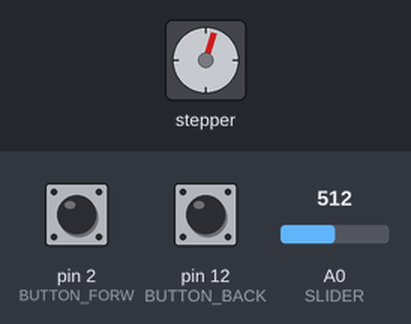
Simulated run of this sketch. Board: Arduino Uno, built with avr-gcc and run on an emulated ATmega328P. Shown: stepper motor. The inputs (shaded band) are chosen by the test bench; at power-on: A0 (SLIDER) = 512, pin 2 (BUTTON_FORW) LOW, pin 12 (BUTTON_BACK) LOW. Stepper angles assume 20 steps per turn.

Above: at 0.15 s.
At 0.77 s:
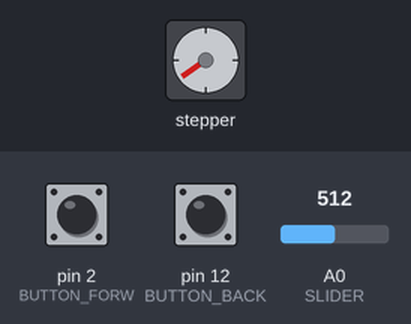
At 1.2 s:
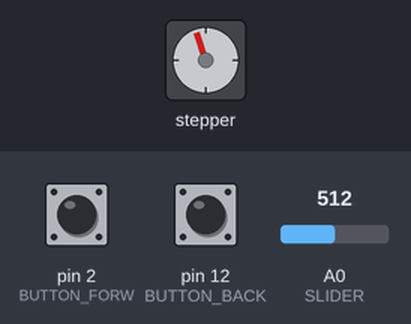
1.3 s: A0 (SLIDER) set to 122
4.3 s: A0 (SLIDER) set to 0
7.3 s: pin 2 (BUTTON_FORW) pulled HIGH for 0.3 s
10.3 s: pin 12 (BUTTON_BACK) pulled HIGH for 0.3 s
13.3 s: pin 2 (BUTTON_FORW) pulled HIGH for 1 s
16.3 s: pin 12 (BUTTON_BACK) pulled HIGH for 1 s
Timing chart, 0 to 20.3 s (numbered marks = the images above; inputs shaded):
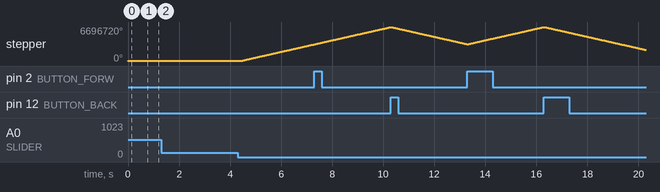

The sketch:

schrittmotor.ino
```cpp
#include <Stepper.h>

#define SLIDER A0
#define BUTTON_FORW 02
#define BUTTON_BACK 12

// change this to fit the number of steps per revolution for your motor
const int stepsPerRevolution = 20;

// initialize the stepper library on pins 8 through 11:
Stepper stepper(stepsPerRevolution, 3, 6, 5, 4); //P1, P2, P3, P4

float sliderValue = 0;
float stepValue = 0;
boolean directionForward = true;

void setup()
{
  pinMode(SLIDER, INPUT);
  pinMode(BUTTON_FORW, INPUT);
  pinMode(BUTTON_BACK, INPUT);
  stepper.setSpeed(5.0);
}

void loop()
{
  // read slider value
  sliderValue = analogRead(SLIDER);

  // button forwrts
  if (digitalRead(BUTTON_FORW) == HIGH) {
    directionForward = true;
  }

  // button rückwärts
  if (digitalRead(BUTTON_BACK) == HIGH) {
    directionForward = false;
  }

  // set slider speed mit slider wert
  stepper.setSpeed(sliderValue / 2);

  // steps vorwärts oder rückwärts
  if (directionForward) {
    stepValue = stepsPerRevolution;
  } else {
    stepValue = -stepsPerRevolution;
  }

  stepper.step(stepValue);
}
```
